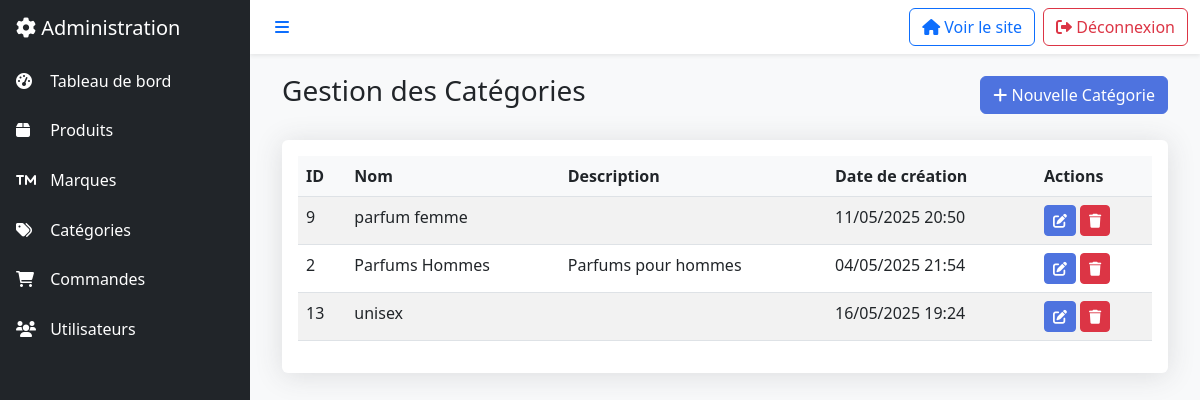
Page /parfum/admin/categories.php (signed in) on the committed database.
### tables this page shows
CREATE TABLE IF NOT EXISTS `categories` (
  `id` int NOT NULL AUTO_INCREMENT,
  `name` varchar(50) NOT NULL,
  `description` text,
  `created_at` timestamp NULL DEFAULT CURRENT_TIMESTAMP,
  PRIMARY KEY (`id`)
);

### parfum/admin/categories.php (the view, shortened to what this page needs)
<?php
require_once '../includes/admin_header.php';
$stmt = $pdo->query("SELECT * FROM categories ORDER BY name");
$categories = $stmt->fetchAll();
?>
<div class="container-fluid">
    <div class="d-flex justify-content-between align-items-center mb-4">
        <h1 class="h3">Gestion des Catégories</h1>
        <a href="category_form.php" class="btn btn-primary">
            <i class="fas fa-plus"></i> Nouvelle Catégorie
        </a>
    </div>
    <div class="card">
        <div class="card-body">
            <div class="table-responsive">
                <table class="table table-striped">
                    <thead>
                        <tr>
                            <th>ID</th>
                            <th>Nom</th>
                            <th>Description</th>
                            <th>Date de création</th>
                            <th>Actions</th>
                        </tr>
                    </thead>
                    <tbody>
                        <?php foreach ($categories as $category): ?>
                            <tr>
                                <td><?php echo $category['id']; ?></td>
                                <td><?php echo htmlspecialchars($category['name']); ?></td>
                                <td><?php echo htmlspecialchars($category['description']); ?></td>
                                <td><?php echo date('d/m/Y H:i', strtotime($category['created_at'])); ?></td>
                                <td>
                                    <a href="category_form.php?id=<?php echo $category['id']; ?>"
                                       class="btn btn-sm btn-primary">
                                        <i class="fas fa-edit"></i>
                                    </a>
                                    <form method="POST" class="d-inline"
                                          onsubmit="return confirm('Êtes-vous sûr de vouloir supprimer cette catégorie ?');">
                                        <button type="submit" name="delete" class="btn btn-sm btn-danger">
                                            <i class="fas fa-trash"></i>
                                        </button>
                                    </form>
                                </td>
                            </tr>
                        <?php endforeach; ?>
                    </tbody>
                </table>
            </div>
        </div>
    </div>
</div>
<?php require_once '../includes/admin_footer.php'; ?>

### parfum/assets/css/admin.css (style rules this page uses)
.card { border: none; box-shadow: 0 0.15rem 1.75rem 0 rgba(58, 59, 69, 0.15); }
.table th { font-weight: 600; background-color: #f8f9fa; }
.btn-primary { background-color: #4e73df; border-color: #4e73df; }

### rows in the picture
categories: id "9", name "parfum femme", created_at "11/05/2025 20:50"
categories: id "2", name "Parfums Hommes", description "Parfums pour hommes", created_at "04/05/2025 21:54"
categories: id "13", name "unisex", created_at "16/05/2025 19:24"
